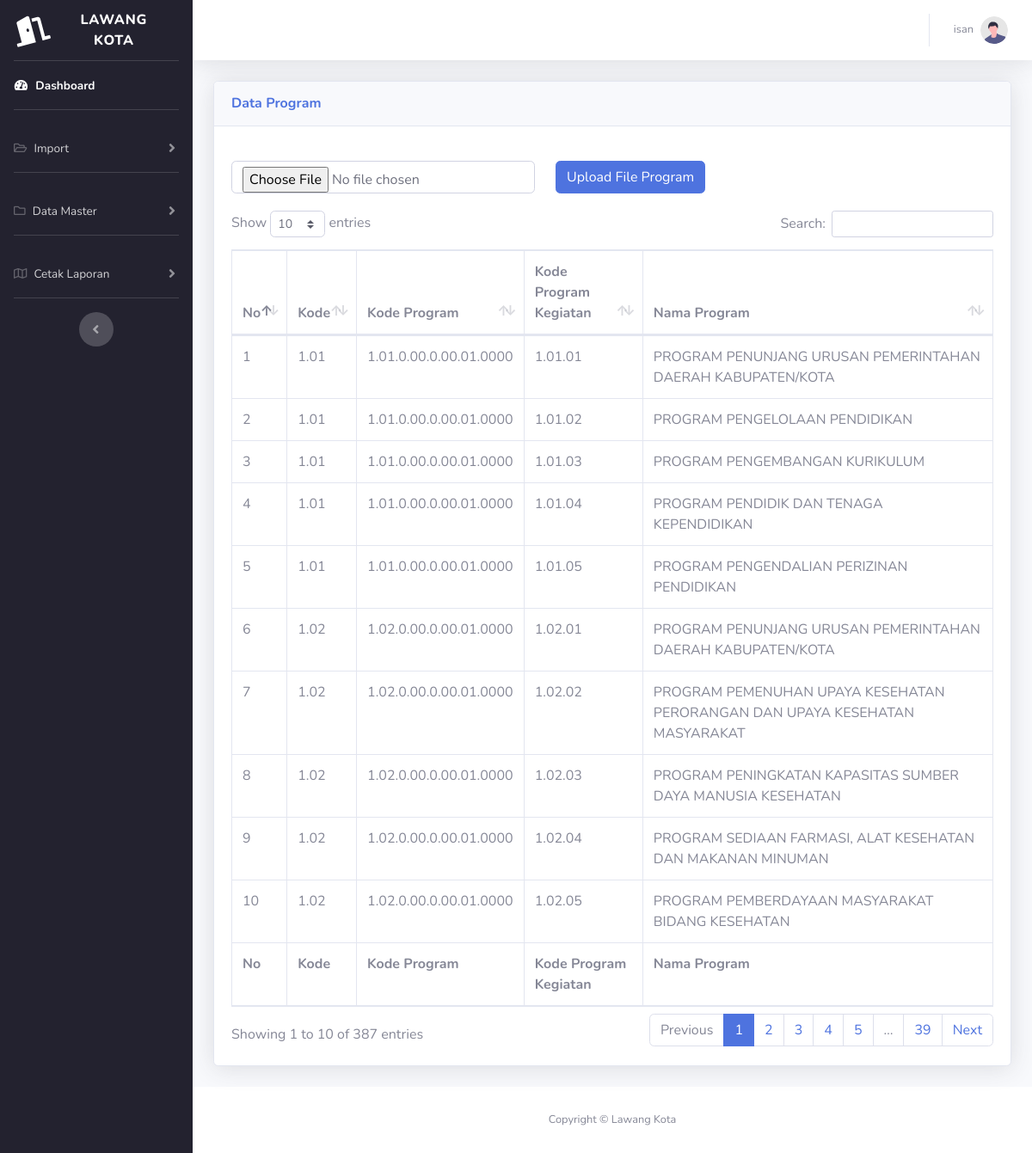
The app's page /program.php (signed in) with its own data.
### tables this page shows
CREATE TABLE `program` (
  `nomor` int(11) NOT NULL,
  `kode` varchar(11) DEFAULT NULL,
  `kd_prog` varchar(100) DEFAULT NULL,
  `kd_prog_keg` varchar(100) DEFAULT NULL,
  `nm_prog` varchar(100) DEFAULT NULL
);

### program.php (the view, shortened to what this page needs)
<!DOCTYPE html>
<html lang="en">
<head>
  <link href="vendor/fontawesome-free/css/all.min.css" rel="stylesheet" type="text/css" />
  <link href="css/sb-admin-2.min.css" rel="stylesheet" />
  <link href="vendor/datatables/dataTables.bootstrap4.min.css" rel="stylesheet" />
</head>
<body id="page-top">
  <div id="wrapper">
    <ul style="background-color:#23222f;" class="navbar-nav sidebar sidebar-dark accordion" id="accordionSidebar">
      <a class="sidebar-brand d-flex align-items-center justify-content-center" href="index.php">
        <div class="sidebar-brand-icon rotate-n-15">
          <i class="fas fa-door-open"></i>
        </div>
        <div class="sidebar-brand-text mx-3">Lawang Kota<sup></sup></div>
      </a>
      <hr class="sidebar-divider my-0" />
      <li class="nav-item active">
        <a class="nav-link" href="index.php">
          <i class="fas fa-fw fa-tachometer-alt"></i>
          <span>Dashboard</span></a>
      </li>
      <hr class="sidebar-divider" />
      <li class="nav-item">
        <a class="nav-link collapsed" href="#" data-toggle="collapse" data-target="#collapseTwo" aria-expanded="true" aria-controls="collapseTwo">
          <i class="far fa-folder-open"></i>
          <span>Import</span>
        </a>
      </li>
      <hr class="sidebar-divider" />
      <li class="nav-item">
        <a class="nav-link collapsed" href="#" data-toggle="collapse" data-target="#collapseTwo2" aria-expanded="true" aria-controls="collapseTwo">
          <i class="far fa-folder"></i>
          <span>Data Master</span>
        </a>
      </li>
      <hr class="sidebar-divider" />
      <li class="nav-item">
        <a class="nav-link collapsed" href="#" data-toggle="collapse" data-target="#collapseTwo1" aria-expanded="true" aria-controls="collapseTwo">
          <i class="far fa-map"></i>
          <span>Cetak Laporan</span>
        </a>
      </li>
      <hr class="sidebar-divider d-none d-md-block" />
      <div class="text-center d-none d-md-inline">
        <button class="rounded-circle border-0" id="sidebarToggle"></button>
      </div>
    </ul>
    <div id="content-wrapper" class="d-flex flex-column">
      <div id="content">
        <nav class="navbar navbar-expand navbar-light bg-white topbar mb-4 static-top shadow">
          <ul class="navbar-nav ml-auto">
            <li class="nav-item dropdown no-arrow">
              <a class="nav-link dropdown-toggle" href="#" id="userDropdown" role="button" data-toggle="dropdown" aria-haspopup="true" aria-expanded="false">
                <span class="mr-2 d-none d-lg-inline text-gray-600 small"><?php echo $_SESSION['nama_pengguna']; ?></span>
                <img class="img-profile rounded-circle" src="img/undraw_profile.svg" />
              </a>
            </li>
          </ul>
        </nav>
        <div class="container-fluid">
          <div class="card shadow mb-4">
            <div class="card-header py-3">
              <h6 class="m-0 font-weight-bold text-primary">Data Program</h6>
            </div>
            <div class="card-body">
              <div style="margin: auto; width: 1183px; padding-top: 20px; padding-bottom: 20px;">
                <form action="" method="POST" enctype="multipart/form-data" class="row g-2">
                  <div class="col-auto">
                    <input class="form-control" type="file" name="filexls" id="formFile" />
                  </div>
                  <div class="col-auto">
                    <input type="submit" name="submit" class="btn btn-primary" value="Upload File Program" />
                  </div>
                </form>
              </div>
              <div class="table-responsive">
                <table class="table table-bordered" id="dataTable" width="100%" cellspacing="0">
                  <thead>
                    <tr>
                      <th style='width: 3%;'>No</th>
                      <th>Kode</th>
                      <th>Kode Program</th>
                      <th>Kode Program Kegiatan</th>
                      <th>Nama Program</th>
                    </tr>
                  </thead>
                  <?php
                  include "koneksi.php";
                  $ambildata = mysqli_query($conn, "SELECT * FROM program");
                  while ($tampil = mysqli_fetch_array($ambildata)) {
                    echo "
                          <tr>
                          <td>$tampil[nomor]</td>
                          <td>$tampil[kode]</td>
                          <td>$tampil[kd_prog]</td>
                          <td>$tampil[kd_prog_keg]</td>
                          <td>$tampil[nm_prog]</td>
                          </tr>";
                  }
                  ?>
                  <tfoot>
                    <tr>
                      <th style='width: 3%;'>No</th>
                      <th>Kode</th>
                      <th>Kode Program</th>
                      <th>Kode Program Kegiatan</th>
                      <th>Nama Program</th>
                    </tr>
                  </tfoot>
                </table>
              </div>
            </div>
          </div>
        </div>
      </div>
      <footer class="sticky-footer bg-white">
        <div class="container my-auto">
          <div class="copyright text-center my-auto">
            <span>Copyright &copy; Lawang Kota</span>
          </div>
        </div>
      </footer>
    </div>
  </div>
</body>
</html>

### records on screen
program: nomor "1", kode "1.01", kd_prog "1.01.0.00.0.00.01.0000", kd_prog_keg "1.01.01", nm_prog "PROGRAM PENUNJANG URUSAN PEMERINTAHAN DAERAH KABUPATEN/KOTA"
program: nomor "2", kode "1.01", kd_prog "1.01.0.00.0.00.01.0000", kd_prog_keg "1.01.02", nm_prog "PROGRAM PENGELOLAAN PENDIDIKAN"
program: nomor "3", kode "1.01", kd_prog "1.01.0.00.0.00.01.0000", kd_prog_keg "1.01.03", nm_prog "PROGRAM PENGEMBANGAN KURIKULUM"
program: nomor "4", kode "1.01", kd_prog "1.01.0.00.0.00.01.0000", kd_prog_keg "1.01.04", nm_prog "PROGRAM PENDIDIK DAN TENAGA KEPENDIDIKAN"
program: nomor "5", kode "1.01", kd_prog "1.01.0.00.0.00.01.0000", kd_prog_keg "1.01.05", nm_prog "PROGRAM PENGENDALIAN PERIZINAN PENDIDIKAN"
program: nomor "6", kode "1.02", kd_prog "1.02.0.00.0.00.01.0000", kd_prog_keg "1.02.01", nm_prog "PROGRAM PENUNJANG URUSAN PEMERINTAHAN DAERAH KABUPATEN/KOTA"
program: nomor "7", kode "1.02", kd_prog "1.02.0.00.0.00.01.0000", kd_prog_keg "1.02.02", nm_prog "PROGRAM PEMENUHAN UPAYA KESEHATAN PERORANGAN DAN UPAYA KESEHATAN MASYARAKAT"
program: nomor "8", kode "1.02", kd_prog "1.02.0.00.0.00.01.0000", kd_prog_keg "1.02.03", nm_prog "PROGRAM PENINGKATAN KAPASITAS SUMBER DAYA MANUSIA KESEHATAN"
program: nomor "9", kode "1.02", kd_prog "1.02.0.00.0.00.01.0000", kd_prog_keg "1.02.04", nm_prog "PROGRAM SEDIAAN FARMASI, ALAT KESEHATAN DAN MAKANAN MINUMAN"
program: nomor "10", kode "1.02", kd_prog "1.02.0.00.0.00.01.0000", kd_prog_keg "1.02.05", nm_prog "PROGRAM PEMBERDAYAAN MASYARAKAT BIDANG KESEHATAN"

### other values on screen
$_SESSION['nama_pengguna'] "isan"
